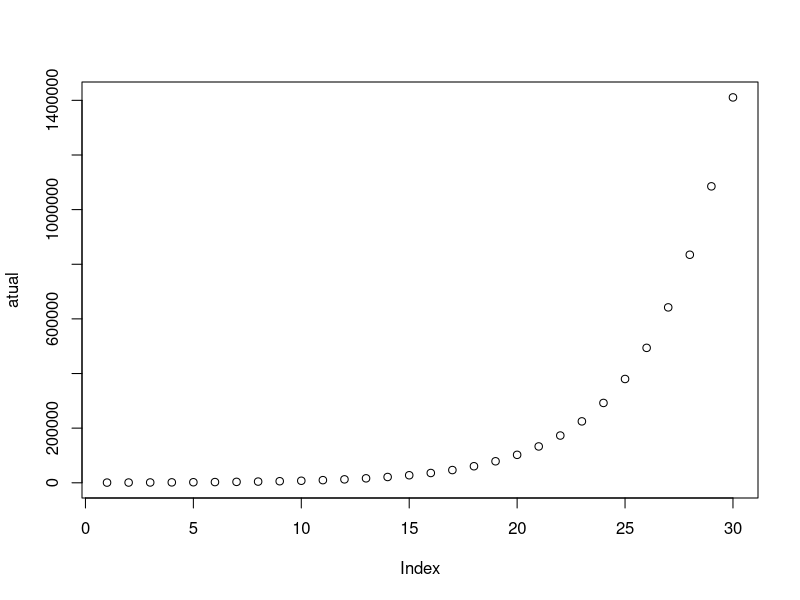

Reproduce this figure in R.

atual<-c(700,rep(NA,29))
for (i in 2:length(atual)){
  desconto<-1.3-(0.04*i)
  atual[i]<- atual[i-1]*(desconto)
}

round(atual)


anteontem=977
ontem=1128
hoje = 1546

atual <-c(700, rep(NA,29))

for (i in 2:length(atual)){
  desconto<-1.3
  atual[i]<- atual[i-1]*(desconto)
}

round(atual)

plot(atual)